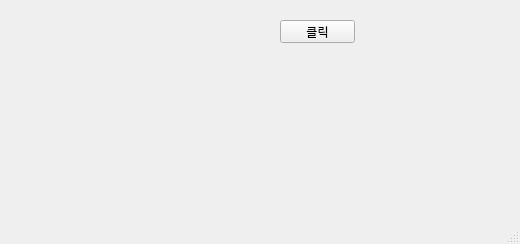
<?xml version="1.0" encoding="UTF-8"?>
<ui version="4.0">
 <class>MainWindow</class>
 <widget class="QMainWindow" name="MainWindow">
  <property name="geometry">
   <rect>
    <x>0</x>
    <y>0</y>
    <width>520</width>
    <height>244</height>
   </rect>
  </property>
  <property name="windowTitle">
   <string>MainWindow</string>
  </property>
  <widget class="QWidget" name="centralwidget">
   <widget class="QLabel" name="label">
    <property name="geometry">
     <rect>
      <x>30</x>
      <y>10</y>
      <width>151</width>
      <height>51</height>
     </rect>
    </property>
    <property name="text">
     <string/>
    </property>
   </widget>
   <widget class="QPushButton" name="pushButton">
    <property name="geometry">
     <rect>
      <x>280</x>
      <y>20</y>
      <width>75</width>
      <height>23</height>
     </rect>
    </property>
    <property name="text">
     <string>클릭</string>
    </property>
   </widget>
  </widget>
  <widget class="QMenuBar" name="menubar">
   <property name="geometry">
    <rect>
     <x>0</x>
     <y>0</y>
     <width>520</width>
     <height>21</height>
    </rect>
   </property>
  </widget>
  <widget class="QStatusBar" name="statusbar"/>
 </widget>
 <resources/>
 <connections/>
</ui>
